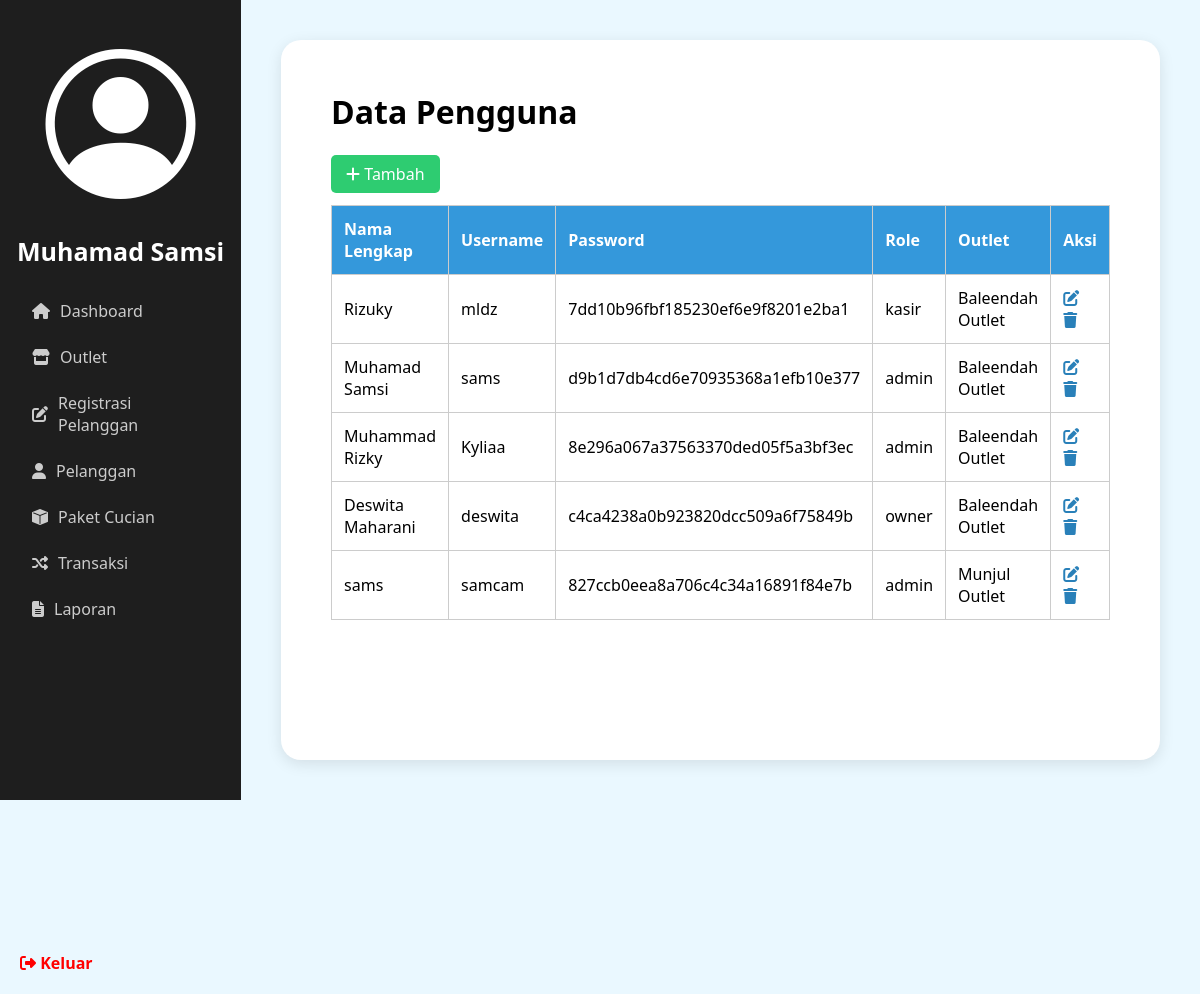
The app's page /admin/user.php (signed in) with its own data.
### tables this page shows
CREATE TABLE `tb_user` (
  `id` int(11) NOT NULL,
  `nama` varchar(100) DEFAULT NULL,
  `alamat` text DEFAULT NULL,
  `username` varchar(30) DEFAULT NULL,
  `password` text DEFAULT NULL,
  `id_outlet` int(11) DEFAULT NULL,
  `role` enum('admin','kasir','owner') DEFAULT NULL
);

CREATE TABLE `tb_outlet` (
  `id` int(11) NOT NULL,
  `nama` varchar(100) DEFAULT NULL,
  `alamat` text DEFAULT NULL,
  `tlp` varchar(15) DEFAULT NULL
);

### admin/user.php (the view, shortened to what this page needs)
<?php
include '../database/koneksi.php';
$query = "SELECT tb_user.*, tb_outlet.nama AS id_outlet FROM tb_user JOIN tb_outlet ON tb_user.id_outlet = tb_outlet.id";
$result = $koneksi->query($query);
$nama = htmlspecialchars($_SESSION["nama"]);
?>
<!DOCTYPE html>
<html lang="id">
<head>
    <link rel="stylesheet" href="../style/style.css">
    <link rel="stylesheet" href="https://cdnjs.cloudflare.com/ajax/libs/font-awesome/6.4.0/css/all.min.css">
    <link rel="stylesheet" href="https://cdn.jsdelivr.net/npm/bootstrap-icons@1.11.3/font/bootstrap-icons.min.css">
</head>
<body>
<div class="container">
    <div class="sidebar">
        <div class="profile">
            <a href="user.php" style="color: inherit; text-decoration: none;">
                <div class="avatar"><i class="bi bi-person-circle"></i></div>
            </a>
            <h3><?= $nama ?></h3>
        </div>
        <ul class="menu">
            <a href="dashboard.php"><li><i class="fa fa-home"></i> Dashboard</li></a>
            <a href="outlet.php"><li><i class="fa fa-store"></i> Outlet</li></a>
            <a href="tambah_pelanggan.php"><li><i class="fa fa-edit"></i> Registrasi Pelanggan</li></a>
            <a href="pelanggan.php"><li><i class="fa fa-user"></i> Pelanggan</li></a>
            <a href="paket_cucian.php"><li><i class="bi bi-box-fill"></i> Paket Cucian</li></a>
            <a href="transaksi.php"><li><i class="fa fa-random"></i> Transaksi</li></a>
            <a href="laporan.php"><li><i class="fa fa-file-alt"></i> Laporan</li></a>
        </ul>
        <div class="logout">
            <a href="../index.php"><i class="fa fa-sign-out-alt"></i> Keluar</a>
        </div>
    </div>
    <div class="main-content">
        <div class="content-box">
            <h1>Data Pengguna</h1>
            <a href="tambah_user.php" class="btn-tambah" style="margin-bottom: 10px;"><i class="fa fa-plus"></i> Tambah</a>
            <table class="tabel-outlet">
                <thead>
                    <tr>
                        <th>Nama Lengkap</th>
                        <th>Username</th>
                        <th>Password</th>
                        <th>Role</th>
                        <th>Outlet</th>
                        <th>Aksi</th>
                    </tr>
                </thead>
                <tbody>
                    <?php
                    if ($result->num_rows > 0) {
                        while ($row = $result->fetch_assoc()) {
                            echo "<tr>";
                            echo "<td>{$row['nama']}</td>";
                            echo "<td>{$row['username']}</td>";
                            echo "<td>{$row['password']}</td>";
                            echo "<td>{$row['role']}</td>";
                            echo "<td>{$row['id_outlet']}</td>";
                            echo "<td>
                                    <a href='edit_user.php?id={$row['id']}' class='btn-aksi edit' title='Edit'><i class='fa fa-edit'></i></a>
                                    <a href='delete_user.php?id={$row['id']}' class='btn-aksi hapus' title='Hapus' onclick='return confirm(\"Yakin ingin menghapus pengguna ini?\")'><i class='fa fa-trash'></i></a>
                                  </td>";
                            echo "</tr>";
                        }
                    } else {
                        echo "<tr><td colspan='6'>Tidak ada data pengguna</td></tr>";
                    }
                    ?>
                </tbody>
            </table>
        </div>
    </div>
</div>
</body>
</html>

### style/style.css (style rules this page uses)
* { margin: 0; padding: 0; box-sizing: border-box; font-family: Arial, sans-serif; }
body, html { height: 100%; }
* { margin: 0; padding: 0; box-sizing: border-box; font-family: "Segoe UI", sans-serif; }
body { background-color: #eaf8ff; }
.container { display: flex; height: 100vh; }
.sidebar { width: 260px; background-color: #1e1e1e; color: white; display: flex; flex-direction: column; justify-content: space-between; }
.profile { text-align: center; padding: 20px 0; }
.avatar { font-size: 150px; border-radius: 50%; margin: 0 auto 10px auto; }
.profile h3 { font-weight: bold; font-size: 25px; }
.menu { list-style: none; padding: 0 20px; margin-bottom: 300px; }
.menu li { padding: 12px; cursor: pointer; display: flex; align-items: center; gap: 10px; color: #ccc; transition: background 0.3s; border-radius: 5px; }
.logout { padding: 20px; color: red; cursor: pointer; font-weight: bold; display: flex; align-items: center; gap: 10px; }
.main-content { flex: 1; padding: 40px; }
.content-box { background-color: white; overflow-y: auto; padding: 50px; border-radius: 20px; box-shadow: 0 4px 15px rgba(0, 0, 0, 0.1); height: 100%; max-height: 100vh; }
.content-box h1 { margin-bottom: 30px; }
.menu a { text-decoration: none; color: inherit; }
.logout a, .logout a:visited { text-decoration: none; color: inherit; }
.tabel-outlet { width: 100%; border-collapse: collapse; margin-top: 20px; }
.tabel-outlet th, .tabel-outlet td { border: 1px solid #ccc; padding: 12px; text-align: left; }
.tabel-outlet th { background-color: #3498db; color: white; }
.btn-tambah { text-decoration: none; background-color: #2ecc71; color: white; padding: 8px 15px; border-radius: 5px; }
.btn-aksi { margin-right: 5px; color: #2980b9; }

### records on screen
tb_user: nama "Rizuky", username "mldz", password "7dd10b96fbf185230ef6e9f8201e2ba1", role "kasir", id_outlet.nama "Baleendah Outlet"
tb_user: nama "Muhamad Samsi", username "sams", password "d9b1d7db4cd6e70935368a1efb10e377", role "admin", id_outlet.nama "Baleendah Outlet"
tb_user: nama "Muhammad Rizky", username "Kyliaa", password "8e296a067a37563370ded05f5a3bf3ec", role "admin", id_outlet.nama "Baleendah Outlet"
tb_user: nama "Deswita Maharani", username "deswita", password "c4ca4238a0b923820dcc509a6f75849b", role "owner", id_outlet.nama "Baleendah Outlet"
tb_user: nama "sams", username "samcam", password "827ccb0eea8a706c4c34a16891f84e7b", role "admin", id_outlet.nama "Munjul Outlet"

### other values on screen
$nama "Muhamad Samsi"
